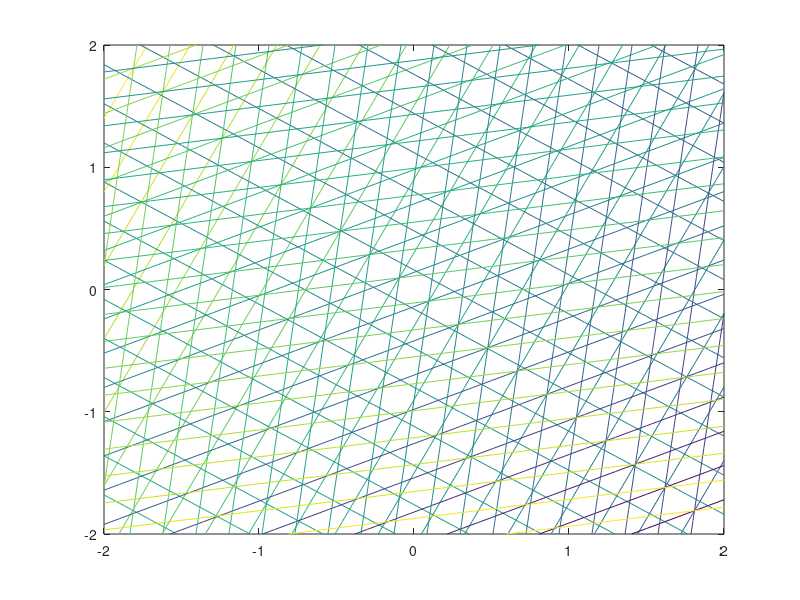

MATLAB code for this plot: (Note: this script raises an error after producing the figure.)
% number of variables n and linear functions m
n = 2; 
m = 5;

%********************************************************************
% generate an example
%********************************************************************
randn('state',2);
A = randn(m,n);
b = randn(m,1);

x_range = -2:0.1:2;
[X,Y] = meshgrid(x_range);


for i=1:m
  Z = A(i,1) * X + A(i,2) * Y + b(i);
  contour(X, Y, Z, 20);
  %surf(X,Y,Z)
  hold on;
end
%axis([-2,2,-2,2]);

%********************************************************************
% compute pwl optimal point using CVX
%********************************************************************
cvx_begin
    variable x(n)  
    minimize max(A*x + b)
cvx_end
f_star = cvx_optval
x
plot(x(1), x(2), 'r*');


%********************************************************************
% ellipsoid method
%********************************************************************
eps = 0.001;
% number of iterations 
niter = 20;
% initial ellipsoid
P = [1 0;0 1/2];
% initial point 
x = zeros(n,1); 


for iter = 1:niter 
    % plot step
    plot_ellipse(P, x);
     
    % find active functions at current x
    [f, idx] = max(A*x + b);      
    % subgradient at current x
    
    g = A(idx(1),:)';
    py = -g(1)/g(2) * x_range + x(2) + g(1)/g(2)*x(1);

   % if 0 < iter & iter < 3
        plot(x_range, py)
        plot(x(1), x(2), 'bs');
   % end
    
	% convergence test
	if sqrt(g'*P*g) <= eps
		disp('converged')
		break
    end
   

    % update ellipsoid with shallow cut.
    gt = g/sqrt(g'*P*g);
    x = x - 1/(n+1)*P*gt;
    P = n^2/(n^2-1)*(P-2/(n+1)*P*gt*gt'*P);
    
    %pause
    %if (mod(iter,2) == 0)
    %    clf;
    %end
end

iter
x
f
plot(x(1), x(2), 'go');



